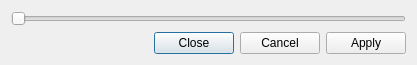
<?xml version="1.0" encoding="UTF-8"?>
<ui version="4.0">
 <class>transparency_dialog</class>
 <widget class="QDialog" name="transparency_dialog">
  <property name="geometry">
   <rect>
    <x>0</x>
    <y>0</y>
    <width>417</width>
    <height>65</height>
   </rect>
  </property>
  <property name="windowTitle">
   <string>Dialog</string>
  </property>
  <layout class="QVBoxLayout" name="verticalLayout">
   <item>
    <widget class="QSlider" name="horizontalSlider">
     <property name="orientation">
      <enum>Qt::Horizontal</enum>
     </property>
    </widget>
   </item>
   <item>
    <widget class="QDialogButtonBox" name="buttonBox">
     <property name="orientation">
      <enum>Qt::Horizontal</enum>
     </property>
     <property name="standardButtons">
      <set>QDialogButtonBox::Apply|QDialogButtonBox::Cancel|QDialogButtonBox::Close</set>
     </property>
    </widget>
   </item>
  </layout>
 </widget>
 <resources/>
 <connections>
  <connection>
   <sender>buttonBox</sender>
   <signal>accepted()</signal>
   <receiver>transparency_dialog</receiver>
   <slot>accept()</slot>
   <hints>
    <hint type="sourcelabel">
     <x>227</x>
     <y>45</y>
    </hint>
    <hint type="destinationlabel">
     <x>157</x>
     <y>64</y>
    </hint>
   </hints>
  </connection>
  <connection>
   <sender>buttonBox</sender>
   <signal>rejected()</signal>
   <receiver>transparency_dialog</receiver>
   <slot>reject()</slot>
   <hints>
    <hint type="sourcelabel">
     <x>295</x>
     <y>51</y>
    </hint>
    <hint type="destinationlabel">
     <x>286</x>
     <y>64</y>
    </hint>
   </hints>
  </connection>
 </connections>
</ui>
